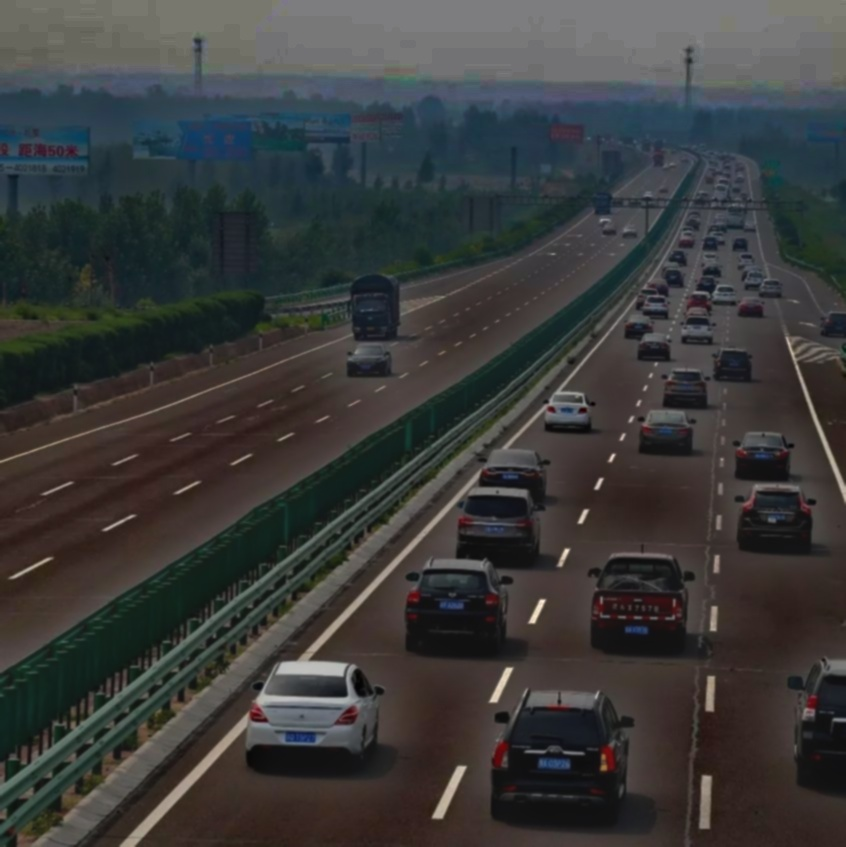
#> input picture output_image2.jpg, 846 x 847 px
$ python 'canny分割.py'
#> lines starting #> are read from the running program, lines starting #| are printed output that depends on the picture; after the words box and inside, x2 and y2 are one past the last pixel; in counts of white or black regions, pixels touching at a corner belong together
import cv2
import numpy as np

# 读取图像
image_path = 'output_image2.jpg'
image = cv2.imread(image_path)
#> image is the input picture: shape (847, 846, 3); mean B, G, R 58.7, 59.2, 58.5

# 灰度化
gray = cv2.cvtColor(image, cv2.COLOR_BGR2GRAY)
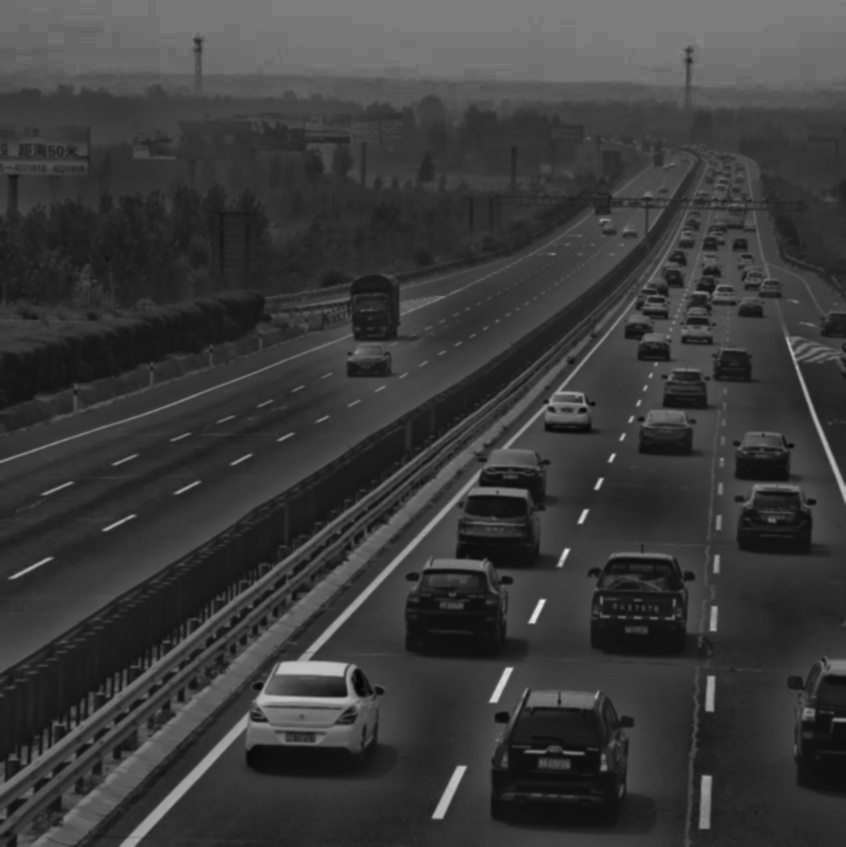
#> gray: shape (847, 846); min 3, max 241, mean 59

# 高斯模糊
blurred = cv2.GaussianBlur(gray, (5, 5), 0)

# 边缘检测
edges = cv2.Canny(blurred, 50, 150)
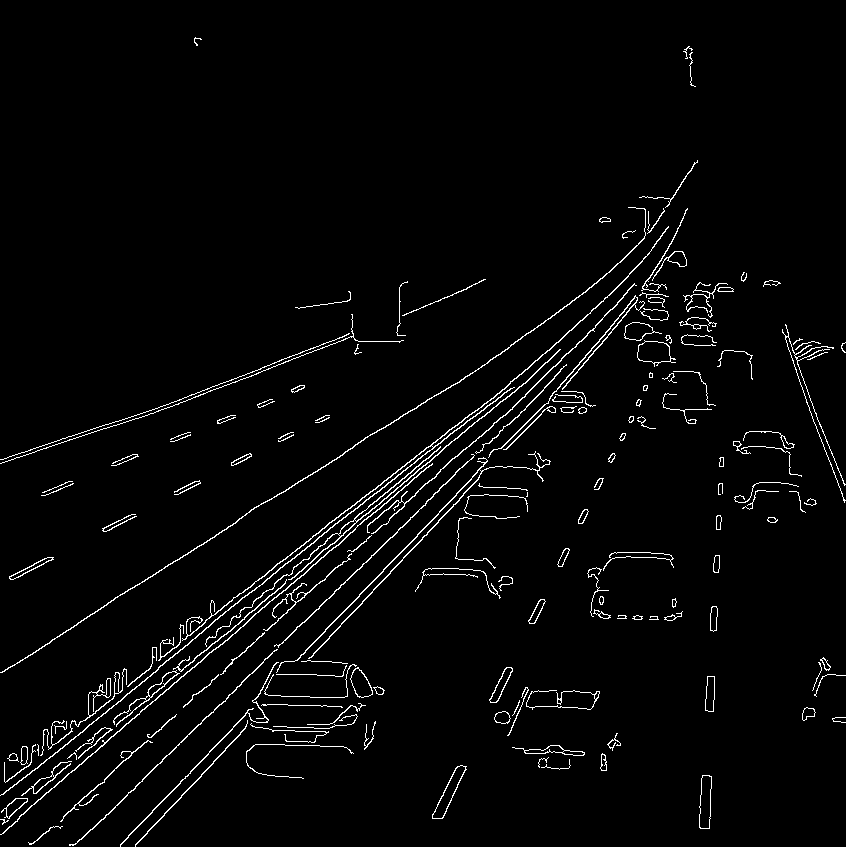
#> edges: shape (847, 846); 2.8% white in thin lines or dots

# 轮廓检测
contours, _ = cv2.findContours(edges, cv2.RETR_TREE, cv2.CHAIN_APPROX_SIMPLE)
#> contours = 219 contours, 88 with area under 20; largest, box (x1, y1, x2, y2) and area: (0, 226, 669, 796) 769, (637, 340, 676, 367) 605, (637, 341, 671, 364) 591, (432, 765, 467, 819) 568, (699, 775, 712, 829) 526

# 保存检测到的汽车
car_count = 0
for contour in contours:
    # 计算轮廓的边界框
    x, y, w, h = cv2.boundingRect(contour)

    # 过滤掉过小或过大的轮廓
    if w < 40 and h <30:  # 根据实际情况调整大小阈值
        # 裁剪汽车并保存
        crop_img = image[y:y + h, x:x + w]
        car_image_path = f"/mnt/data/car_{car_count}.jpg"
        cv2.imwrite(car_image_path, crop_img)
        car_count += 1
#> this loop made 219 passes
#> (x, y, w, h, car_image_path) on passes 1, 2, 3, 4, 10, 11, 12, 13, 14, 15, 16, 17: (28, 826, 35, 19, '/mnt/data/car_0.jpg'), (0, 819, 9, 6, '/mnt/data/car_1.jpg'), (1, 798, 27, 21, '/mnt/data/car_2.jpg'), (6, 798, 22, 21, '/mnt/data/car_3.jpg'), (33, 774, 22, 20, '/mnt/data/car_4.jpg'), (541, 759, 30, 11, '/mnt/data/car_5.jpg'), (538, 757, 11, 11, '/mnt/data/car_6.jpg'), (600, 753, 7, 18, '/mnt/data/car_7.jpg'), (600, 754, 7, 17, '/mnt/data/car_8.jpg'), (7, 753, 12, 9, '/mnt/data/car_9.jpg'), (8, 753, 10, 8, '/mnt/data/car_10.jpg'), (67, 752, 10, 8, '/mnt/data/car_11.jpg')
#> (x, y, w, h) on passes 5, 6, 7, 8, 9, 20: (699, 775, 13, 54), (699, 775, 13, 54), (432, 765, 35, 54), (432, 765, 34, 54), (21, 761, 51, 35), (512, 745, 73, 11)
#> pass 3, `crop_img = image[y:y + h, x:x + w]`:
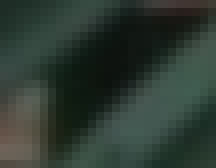
#> crop_img: shape (21, 27, 3) (shown 8 times larger); mean B, G, R 50.1, 58.3, 45.6
#> after the loop, car_count = 147

# 显示检测结果
for contour in contours:
    x, y, w, h = cv2.boundingRect(contour)
    if w > 40 and h > 40:  # 根据实际情况调整大小阈值
        cv2.rectangle(image, (x, y), (x + w, y + h), (0, 255, 0), 2)
#> this loop made 219 passes
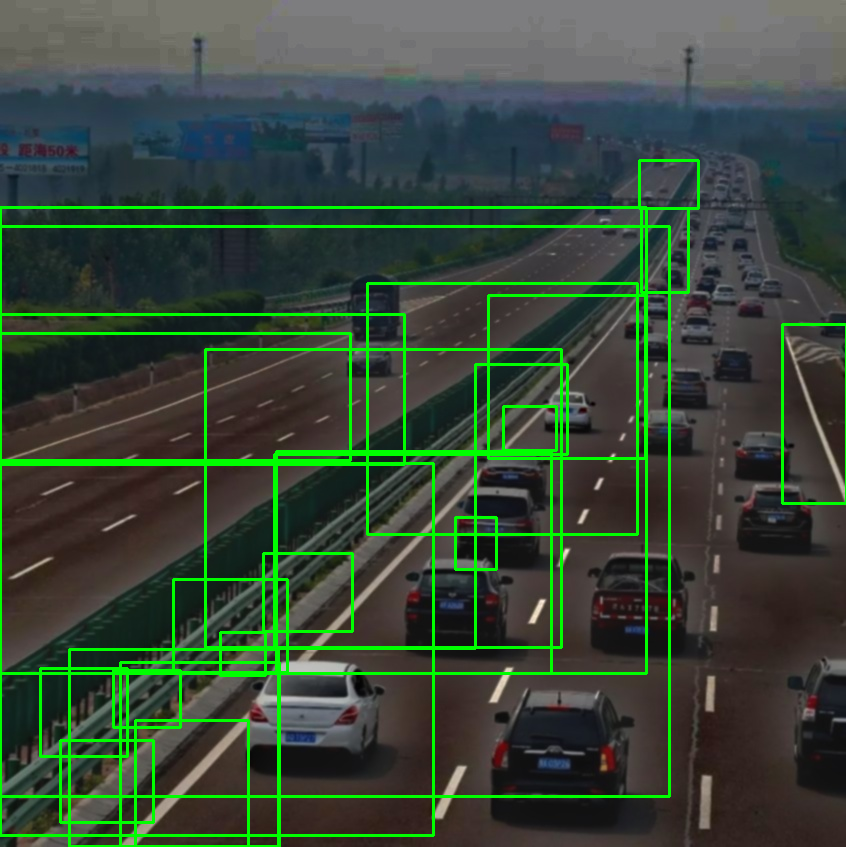
#> image: shape (847, 846, 3); 6.44% of pixels changed, all inside (x1, y1, x2, y2) = (0, 159, 846, 847)

cv2.imshow("Detected Cars", image)
cv2.waitKey(0)
cv2.destroyAllWindows()

$ run again, with output_image1.jpg copied over output_image2.jpg
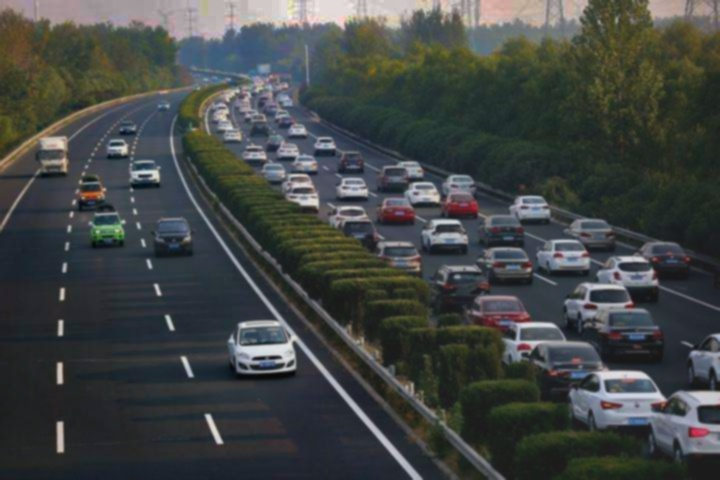
#> input picture output_image1.jpg, 720 x 480 px
#> image is the input picture: shape (480, 720, 3); mean B, G, R 68.9, 69.9, 66.1
#> `edges = cv2.Canny(blurred, 50, 150)`:
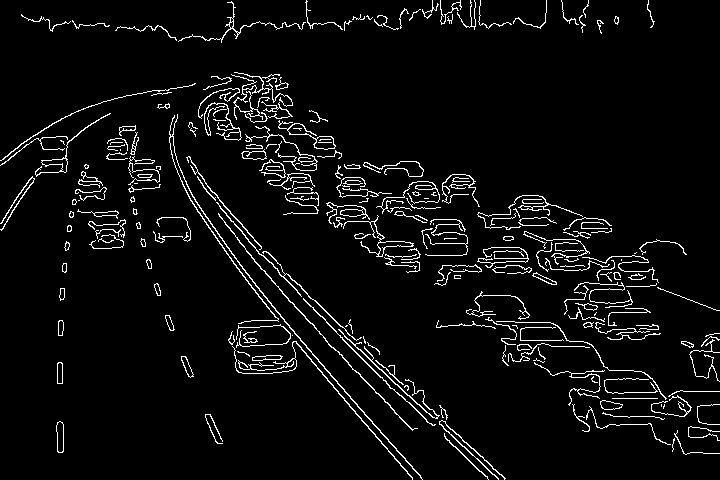
#> edges: shape (480, 720); 5% white in thin lines or dots
#> contours = 286 contours, 187 with area under 20; largest, box (x1, y1, x2, y2) and area: (169, 114, 423, 480) 340, (278, 120, 336, 150) 249, (343, 215, 414, 257) 242, (314, 136, 336, 150) 210, (35, 113, 111, 177) 202
#> the loop `for contour in contours:` made 286 passes
#> (contour, x, y, w, h, crop_img, car_image_path) on pass 14: ([[661, 404], [661, 406]], 661, 404, 1, 3, [[66, 77, 115], [61, 73, 109], [53, 64, 94]], '/mnt/data/car_5.jpg')
#> after the loop `for contour in contours:`: car_count = 221
#> the loop `for contour in contours:` made 286 passes
#> (x, y, w, h) on passes 1 to 3: (672, 438, 3, 14), (444, 433, 45, 47), (674, 430, 46, 25)
#> after the loop `for contour in contours:`:
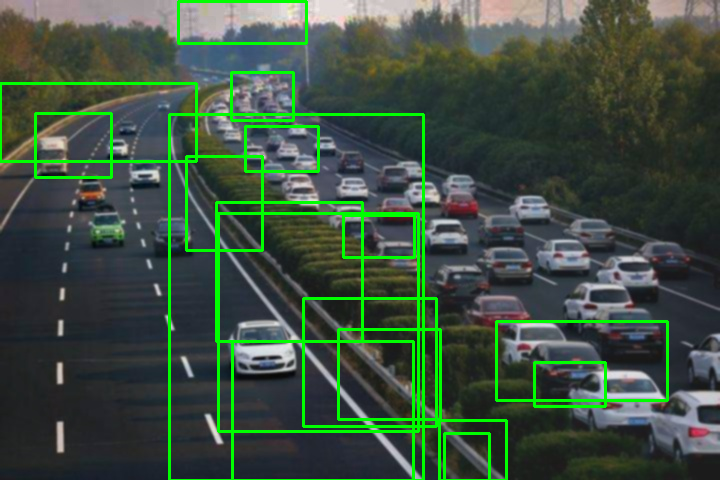
#> image: shape (480, 720, 3); 5.85% of pixels changed, all inside (x1, y1, x2, y2) = (0, 0, 669, 480)
